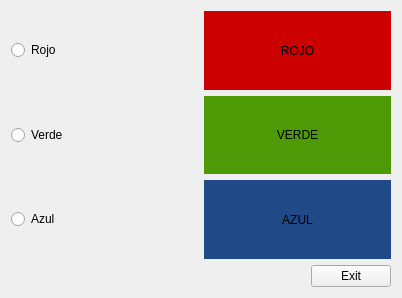
<?xml version="1.0" encoding="UTF-8"?>
<ui version="4.0">
 <class>Form</class>
 <widget class="QWidget" name="Form">
  <property name="geometry">
   <rect>
    <x>0</x>
    <y>0</y>
    <width>402</width>
    <height>298</height>
   </rect>
  </property>
  <property name="windowTitle">
   <string>Form</string>
  </property>
  <layout class="QGridLayout" name="gridLayout">
   <item row="0" column="0" colspan="2">
    <layout class="QVBoxLayout" name="verticalLayout">
     <item>
      <layout class="QHBoxLayout" name="horizontalLayout">
       <item>
        <widget class="QRadioButton" name="radioButton">
         <property name="text">
          <string>Rojo</string>
         </property>
        </widget>
       </item>
       <item>
        <widget class="QLabel" name="label">
         <property name="palette">
          <palette>
           <active>
            <colorrole role="WindowText">
             <brush brushstyle="SolidPattern">
              <color alpha="255">
               <red>0</red>
               <green>0</green>
               <blue>0</blue>
              </color>
             </brush>
            </colorrole>
            <colorrole role="Button">
             <brush brushstyle="SolidPattern">
              <color alpha="255">
               <red>204</red>
               <green>0</green>
               <blue>0</blue>
              </color>
             </brush>
            </colorrole>
            <colorrole role="Light">
             <brush brushstyle="SolidPattern">
              <color alpha="255">
               <red>255</red>
               <green>51</green>
               <blue>51</blue>
              </color>
             </brush>
            </colorrole>
            <colorrole role="Midlight">
             <brush brushstyle="SolidPattern">
              <color alpha="255">
               <red>229</red>
               <green>25</green>
               <blue>25</blue>
              </color>
             </brush>
            </colorrole>
            <colorrole role="Dark">
             <brush brushstyle="SolidPattern">
              <color alpha="255">
               <red>102</red>
               <green>0</green>
               <blue>0</blue>
              </color>
             </brush>
            </colorrole>
            <colorrole role="Mid">
             <brush brushstyle="SolidPattern">
              <color alpha="255">
               <red>136</red>
               <green>0</green>
               <blue>0</blue>
              </color>
             </brush>
            </colorrole>
            <colorrole role="Text">
             <brush brushstyle="SolidPattern">
              <color alpha="255">
               <red>0</red>
               <green>0</green>
               <blue>0</blue>
              </color>
             </brush>
            </colorrole>
            <colorrole role="BrightText">
             <brush brushstyle="SolidPattern">
              <color alpha="255">
               <red>255</red>
               <green>255</green>
               <blue>255</blue>
              </color>
             </brush>
            </colorrole>
            <colorrole role="ButtonText">
             <brush brushstyle="SolidPattern">
              <color alpha="255">
               <red>0</red>
               <green>0</green>
               <blue>0</blue>
              </color>
             </brush>
            </colorrole>
            <colorrole role="Base">
             <brush brushstyle="SolidPattern">
              <color alpha="255">
               <red>255</red>
               <green>255</green>
               <blue>255</blue>
              </color>
             </brush>
            </colorrole>
            <colorrole role="Window">
             <brush brushstyle="SolidPattern">
              <color alpha="255">
               <red>204</red>
               <green>0</green>
               <blue>0</blue>
              </color>
             </brush>
            </colorrole>
            <colorrole role="Shadow">
             <brush brushstyle="SolidPattern">
              <color alpha="255">
               <red>0</red>
               <green>0</green>
               <blue>0</blue>
              </color>
             </brush>
            </colorrole>
            <colorrole role="AlternateBase">
             <brush brushstyle="SolidPattern">
              <color alpha="255">
               <red>229</red>
               <green>127</green>
               <blue>127</blue>
              </color>
             </brush>
            </colorrole>
            <colorrole role="ToolTipBase">
             <brush brushstyle="SolidPattern">
              <color alpha="255">
               <red>255</red>
               <green>255</green>
               <blue>220</blue>
              </color>
             </brush>
            </colorrole>
            <colorrole role="ToolTipText">
             <brush brushstyle="SolidPattern">
              <color alpha="255">
               <red>0</red>
               <green>0</green>
               <blue>0</blue>
              </color>
             </brush>
            </colorrole>
            <colorrole role="PlaceholderText">
             <brush brushstyle="SolidPattern">
              <color alpha="128">
               <red>0</red>
               <green>0</green>
               <blue>0</blue>
              </color>
             </brush>
            </colorrole>
           </active>
           <inactive>
            <colorrole role="WindowText">
             <brush brushstyle="SolidPattern">
              <color alpha="255">
               <red>0</red>
               <green>0</green>
               <blue>0</blue>
              </color>
             </brush>
            </colorrole>
            <colorrole role="Button">
             <brush brushstyle="SolidPattern">
              <color alpha="255">
               <red>204</red>
               <green>0</green>
               <blue>0</blue>
              </color>
             </brush>
            </colorrole>
            <colorrole role="Light">
             <brush brushstyle="SolidPattern">
              <color alpha="255">
               <red>255</red>
               <green>51</green>
               <blue>51</blue>
              </color>
             </brush>
            </colorrole>
            <colorrole role="Midlight">
             <brush brushstyle="SolidPattern">
              <color alpha="255">
               <red>229</red>
               <green>25</green>
               <blue>25</blue>
              </color>
             </brush>
            </colorrole>
            <colorrole role="Dark">
             <brush brushstyle="SolidPattern">
              <color alpha="255">
               <red>102</red>
               <green>0</green>
               <blue>0</blue>
              </color>
             </brush>
            </colorrole>
            <colorrole role="Mid">
             <brush brushstyle="SolidPattern">
              <color alpha="255">
               <red>136</red>
               <green>0</green>
               <blue>0</blue>
              </color>
             </brush>
            </colorrole>
            <colorrole role="Text">
             <brush brushstyle="SolidPattern">
              <color alpha="255">
               <red>0</red>
               <green>0</green>
               <blue>0</blue>
              </color>
             </brush>
            </colorrole>
            <colorrole role="BrightText">
             <brush brushstyle="SolidPattern">
              <color alpha="255">
               <red>255</red>
               <green>255</green>
               <blue>255</blue>
              </color>
             </brush>
            </colorrole>
            <colorrole role="ButtonText">
             <brush brushstyle="SolidPattern">
              <color alpha="255">
               <red>0</red>
               <green>0</green>
               <blue>0</blue>
              </color>
             </brush>
            </colorrole>
            <colorrole role="Base">
             <brush brushstyle="SolidPattern">
              <color alpha="255">
               <red>255</red>
               <green>255</green>
               <blue>255</blue>
              </color>
             </brush>
            </colorrole>
            <colorrole role="Window">
             <brush brushstyle="SolidPattern">
              <color alpha="255">
               <red>204</red>
               <green>0</green>
               <blue>0</blue>
              </color>
             </brush>
            </colorrole>
            <colorrole role="Shadow">
             <brush brushstyle="SolidPattern">
              <color alpha="255">
               <red>0</red>
               <green>0</green>
               <blue>0</blue>
              </color>
             </brush>
            </colorrole>
            <colorrole role="AlternateBase">
             <brush brushstyle="SolidPattern">
              <color alpha="255">
               <red>229</red>
               <green>127</green>
               <blue>127</blue>
              </color>
             </brush>
            </colorrole>
            <colorrole role="ToolTipBase">
             <brush brushstyle="SolidPattern">
              <color alpha="255">
               <red>255</red>
               <green>255</green>
               <blue>220</blue>
              </color>
             </brush>
            </colorrole>
            <colorrole role="ToolTipText">
             <brush brushstyle="SolidPattern">
              <color alpha="255">
               <red>0</red>
               <green>0</green>
               <blue>0</blue>
              </color>
             </brush>
            </colorrole>
            <colorrole role="PlaceholderText">
             <brush brushstyle="SolidPattern">
              <color alpha="128">
               <red>0</red>
               <green>0</green>
               <blue>0</blue>
              </color>
             </brush>
            </colorrole>
           </inactive>
           <disabled>
            <colorrole role="WindowText">
             <brush brushstyle="SolidPattern">
              <color alpha="255">
               <red>102</red>
               <green>0</green>
               <blue>0</blue>
              </color>
             </brush>
            </colorrole>
            <colorrole role="Button">
             <brush brushstyle="SolidPattern">
              <color alpha="255">
               <red>204</red>
               <green>0</green>
               <blue>0</blue>
              </color>
             </brush>
            </colorrole>
            <colorrole role="Light">
             <brush brushstyle="SolidPattern">
              <color alpha="255">
               <red>255</red>
               <green>51</green>
               <blue>51</blue>
              </color>
             </brush>
            </colorrole>
            <colorrole role="Midlight">
             <brush brushstyle="SolidPattern">
              <color alpha="255">
               <red>229</red>
               <green>25</green>
               <blue>25</blue>
              </color>
             </brush>
            </colorrole>
            <colorrole role="Dark">
             <brush brushstyle="SolidPattern">
              <color alpha="255">
               <red>102</red>
               <green>0</green>
               <blue>0</blue>
              </color>
             </brush>
            </colorrole>
            <colorrole role="Mid">
             <brush brushstyle="SolidPattern">
              <color alpha="255">
               <red>136</red>
               <green>0</green>
               <blue>0</blue>
              </color>
             </brush>
            </colorrole>
            <colorrole role="Text">
             <brush brushstyle="SolidPattern">
              <color alpha="255">
               <red>102</red>
               <green>0</green>
               <blue>0</blue>
              </color>
             </brush>
            </colorrole>
            <colorrole role="BrightText">
             <brush brushstyle="SolidPattern">
              <color alpha="255">
               <red>255</red>
               <green>255</green>
               <blue>255</blue>
              </color>
             </brush>
            </colorrole>
            <colorrole role="ButtonText">
             <brush brushstyle="SolidPattern">
              <color alpha="255">
               <red>102</red>
               <green>0</green>
               <blue>0</blue>
              </color>
             </brush>
            </colorrole>
            <colorrole role="Base">
             <brush brushstyle="SolidPattern">
              <color alpha="255">
               <red>204</red>
               <green>0</green>
               <blue>0</blue>
              </color>
             </brush>
            </colorrole>
            <colorrole role="Window">
             <brush brushstyle="SolidPattern">
              <color alpha="255">
               <red>204</red>
               <green>0</green>
               <blue>0</blue>
              </color>
             </brush>
            </colorrole>
            <colorrole role="Shadow">
             <brush brushstyle="SolidPattern">
              <color alpha="255">
               <red>0</red>
               <green>0</green>
               <blue>0</blue>
              </color>
             </brush>
            </colorrole>
            <colorrole role="AlternateBase">
             <brush brushstyle="SolidPattern">
              <color alpha="255">
               <red>204</red>
               <green>0</green>
               <blue>0</blue>
              </color>
             </brush>
            </colorrole>
            <colorrole role="ToolTipBase">
             <brush brushstyle="SolidPattern">
              <color alpha="255">
               <red>255</red>
               <green>255</green>
               <blue>220</blue>
              </color>
             </brush>
            </colorrole>
            <colorrole role="ToolTipText">
             <brush brushstyle="SolidPattern">
              <color alpha="255">
               <red>0</red>
               <green>0</green>
               <blue>0</blue>
              </color>
             </brush>
            </colorrole>
            <colorrole role="PlaceholderText">
             <brush brushstyle="SolidPattern">
              <color alpha="128">
               <red>0</red>
               <green>0</green>
               <blue>0</blue>
              </color>
             </brush>
            </colorrole>
           </disabled>
          </palette>
         </property>
         <property name="autoFillBackground">
          <bool>true</bool>
         </property>
         <property name="text">
          <string>ROJO</string>
         </property>
         <property name="textFormat">
          <enum>Qt::AutoText</enum>
         </property>
         <property name="alignment">
          <set>Qt::AlignCenter</set>
         </property>
        </widget>
       </item>
      </layout>
     </item>
     <item>
      <layout class="QHBoxLayout" name="horizontalLayout_4">
       <item>
        <widget class="QRadioButton" name="radioButton_4">
         <property name="text">
          <string>Verde</string>
         </property>
        </widget>
       </item>
       <item>
        <widget class="QLabel" name="label_4">
         <property name="palette">
          <palette>
           <active>
            <colorrole role="WindowText">
             <brush brushstyle="SolidPattern">
              <color alpha="255">
               <red>0</red>
               <green>0</green>
               <blue>0</blue>
              </color>
             </brush>
            </colorrole>
            <colorrole role="Button">
             <brush brushstyle="SolidPattern">
              <color alpha="255">
               <red>78</red>
               <green>154</green>
               <blue>6</blue>
              </color>
             </brush>
            </colorrole>
            <colorrole role="Light">
             <brush brushstyle="SolidPattern">
              <color alpha="255">
               <red>117</red>
               <green>231</green>
               <blue>9</blue>
              </color>
             </brush>
            </colorrole>
            <colorrole role="Midlight">
             <brush brushstyle="SolidPattern">
              <color alpha="255">
               <red>97</red>
               <green>192</green>
               <blue>7</blue>
              </color>
             </brush>
            </colorrole>
            <colorrole role="Dark">
             <brush brushstyle="SolidPattern">
              <color alpha="255">
               <red>39</red>
               <green>77</green>
               <blue>3</blue>
              </color>
             </brush>
            </colorrole>
            <colorrole role="Mid">
             <brush brushstyle="SolidPattern">
              <color alpha="255">
               <red>52</red>
               <green>103</green>
               <blue>4</blue>
              </color>
             </brush>
            </colorrole>
            <colorrole role="Text">
             <brush brushstyle="SolidPattern">
              <color alpha="255">
               <red>0</red>
               <green>0</green>
               <blue>0</blue>
              </color>
             </brush>
            </colorrole>
            <colorrole role="BrightText">
             <brush brushstyle="SolidPattern">
              <color alpha="255">
               <red>255</red>
               <green>255</green>
               <blue>255</blue>
              </color>
             </brush>
            </colorrole>
            <colorrole role="ButtonText">
             <brush brushstyle="SolidPattern">
              <color alpha="255">
               <red>0</red>
               <green>0</green>
               <blue>0</blue>
              </color>
             </brush>
            </colorrole>
            <colorrole role="Base">
             <brush brushstyle="SolidPattern">
              <color alpha="255">
               <red>255</red>
               <green>255</green>
               <blue>255</blue>
              </color>
             </brush>
            </colorrole>
            <colorrole role="Window">
             <brush brushstyle="SolidPattern">
              <color alpha="255">
               <red>78</red>
               <green>154</green>
               <blue>6</blue>
              </color>
             </brush>
            </colorrole>
            <colorrole role="Shadow">
             <brush brushstyle="SolidPattern">
              <color alpha="255">
               <red>0</red>
               <green>0</green>
               <blue>0</blue>
              </color>
             </brush>
            </colorrole>
            <colorrole role="AlternateBase">
             <brush brushstyle="SolidPattern">
              <color alpha="255">
               <red>166</red>
               <green>204</green>
               <blue>130</blue>
              </color>
             </brush>
            </colorrole>
            <colorrole role="ToolTipBase">
             <brush brushstyle="SolidPattern">
              <color alpha="255">
               <red>255</red>
               <green>255</green>
               <blue>220</blue>
              </color>
             </brush>
            </colorrole>
            <colorrole role="ToolTipText">
             <brush brushstyle="SolidPattern">
              <color alpha="255">
               <red>0</red>
               <green>0</green>
               <blue>0</blue>
              </color>
             </brush>
            </colorrole>
            <colorrole role="PlaceholderText">
             <brush brushstyle="SolidPattern">
              <color alpha="128">
               <red>0</red>
               <green>0</green>
               <blue>0</blue>
              </color>
             </brush>
            </colorrole>
           </active>
           <inactive>
            <colorrole role="WindowText">
             <brush brushstyle="SolidPattern">
              <color alpha="255">
               <red>0</red>
               <green>0</green>
               <blue>0</blue>
              </color>
             </brush>
            </colorrole>
            <colorrole role="Button">
             <brush brushstyle="SolidPattern">
              <color alpha="255">
               <red>78</red>
               <green>154</green>
               <blue>6</blue>
              </color>
             </brush>
            </colorrole>
            <colorrole role="Light">
             <brush brushstyle="SolidPattern">
              <color alpha="255">
               <red>117</red>
               <green>231</green>
               <blue>9</blue>
              </color>
             </brush>
            </colorrole>
            <colorrole role="Midlight">
             <brush brushstyle="SolidPattern">
              <color alpha="255">
               <red>97</red>
               <green>192</green>
               <blue>7</blue>
              </color>
             </brush>
            </colorrole>
            <colorrole role="Dark">
             <brush brushstyle="SolidPattern">
              <color alpha="255">
               <red>39</red>
               <green>77</green>
               <blue>3</blue>
              </color>
             </brush>
            </colorrole>
            <colorrole role="Mid">
             <brush brushstyle="SolidPattern">
              <color alpha="255">
               <red>52</red>
               <green>103</green>
               <blue>4</blue>
              </color>
             </brush>
            </colorrole>
            <colorrole role="Text">
             <brush brushstyle="SolidPattern">
              <color alpha="255">
               <red>0</red>
               <green>0</green>
               <blue>0</blue>
              </color>
             </brush>
            </colorrole>
            <colorrole role="BrightText">
             <brush brushstyle="SolidPattern">
              <color alpha="255">
               <red>255</red>
               <green>255</green>
               <blue>255</blue>
              </color>
             </brush>
            </colorrole>
            <colorrole role="ButtonText">
             <brush brushstyle="SolidPattern">
              <color alpha="255">
               <red>0</red>
               <green>0</green>
               <blue>0</blue>
              </color>
             </brush>
            </colorrole>
            <colorrole role="Base">
             <brush brushstyle="SolidPattern">
              <color alpha="255">
               <red>255</red>
               <green>255</green>
               <blue>255</blue>
              </color>
             </brush>
            </colorrole>
            <colorrole role="Window">
             <brush brushstyle="SolidPattern">
              <color alpha="255">
               <red>78</red>
               <green>154</green>
               <blue>6</blue>
              </color>
             </brush>
            </colorrole>
            <colorrole role="Shadow">
             <brush brushstyle="SolidPattern">
              <color alpha="255">
               <red>0</red>
               <green>0</green>
               <blue>0</blue>
              </color>
             </brush>
            </colorrole>
            <colorrole role="AlternateBase">
             <brush brushstyle="SolidPattern">
              <color alpha="255">
               <red>166</red>
               <green>204</green>
               <blue>130</blue>
              </color>
             </brush>
            </colorrole>
            <colorrole role="ToolTipBase">
             <brush brushstyle="SolidPattern">
              <color alpha="255">
               <red>255</red>
               <green>255</green>
               <blue>220</blue>
              </color>
             </brush>
            </colorrole>
            <colorrole role="ToolTipText">
             <brush brushstyle="SolidPattern">
              <color alpha="255">
               <red>0</red>
               <green>0</green>
               <blue>0</blue>
              </color>
             </brush>
            </colorrole>
            <colorrole role="PlaceholderText">
             <brush brushstyle="SolidPattern">
              <color alpha="128">
               <red>0</red>
               <green>0</green>
               <blue>0</blue>
              </color>
             </brush>
            </colorrole>
           </inactive>
           <disabled>
            <colorrole role="WindowText">
             <brush brushstyle="SolidPattern">
              <color alpha="255">
               <red>39</red>
               <green>77</green>
               <blue>3</blue>
              </color>
             </brush>
            </colorrole>
            <colorrole role="Button">
             <brush brushstyle="SolidPattern">
              <color alpha="255">
               <red>78</red>
               <green>154</green>
               <blue>6</blue>
              </color>
             </brush>
            </colorrole>
            <colorrole role="Light">
             <brush brushstyle="SolidPattern">
              <color alpha="255">
               <red>117</red>
               <green>231</green>
               <blue>9</blue>
              </color>
             </brush>
            </colorrole>
            <colorrole role="Midlight">
             <brush brushstyle="SolidPattern">
              <color alpha="255">
               <red>97</red>
               <green>192</green>
               <blue>7</blue>
              </color>
             </brush>
            </colorrole>
            <colorrole role="Dark">
             <brush brushstyle="SolidPattern">
              <color alpha="255">
               <red>39</red>
               <green>77</green>
               <blue>3</blue>
              </color>
             </brush>
            </colorrole>
            <colorrole role="Mid">
             <brush brushstyle="SolidPattern">
              <color alpha="255">
               <red>52</red>
               <green>103</green>
               <blue>4</blue>
              </color>
             </brush>
            </colorrole>
            <colorrole role="Text">
             <brush brushstyle="SolidPattern">
              <color alpha="255">
               <red>39</red>
               <green>77</green>
               <blue>3</blue>
              </color>
             </brush>
            </colorrole>
            <colorrole role="BrightText">
             <brush brushstyle="SolidPattern">
              <color alpha="255">
               <red>255</red>
               <green>255</green>
               <blue>255</blue>
              </color>
             </brush>
            </colorrole>
            <colorrole role="ButtonText">
             <brush brushstyle="SolidPattern">
              <color alpha="255">
               <red>39</red>
               <green>77</green>
               <blue>3</blue>
              </color>
             </brush>
            </colorrole>
            <colorrole role="Base">
             <brush brushstyle="SolidPattern">
              <color alpha="255">
               <red>78</red>
               <green>154</green>
               <blue>6</blue>
              </color>
             </brush>
            </colorrole>
            <colorrole role="Window">
             <brush brushstyle="SolidPattern">
              <color alpha="255">
               <red>78</red>
               <green>154</green>
               <blue>6</blue>
              </color>
             </brush>
            </colorrole>
            <colorrole role="Shadow">
             <brush brushstyle="SolidPattern">
              <color alpha="255">
               <red>0</red>
               <green>0</green>
               <blue>0</blue>
              </color>
             </brush>
            </colorrole>
            <colorrole role="AlternateBase">
             <brush brushstyle="SolidPattern">
              <color alpha="255">
               <red>78</red>
               <green>154</green>
               <blue>6</blue>
              </color>
             </brush>
            </colorrole>
            <colorrole role="ToolTipBase">
             <brush brushstyle="SolidPattern">
              <color alpha="255">
               <red>255</red>
               <green>255</green>
               <blue>220</blue>
              </color>
             </brush>
            </colorrole>
            <colorrole role="ToolTipText">
             <brush brushstyle="SolidPattern">
              <color alpha="255">
               <red>0</red>
               <green>0</green>
               <blue>0</blue>
              </color>
             </brush>
            </colorrole>
            <colorrole role="PlaceholderText">
             <brush brushstyle="SolidPattern">
              <color alpha="128">
               <red>0</red>
               <green>0</green>
               <blue>0</blue>
              </color>
             </brush>
            </colorrole>
           </disabled>
          </palette>
         </property>
         <property name="autoFillBackground">
          <bool>true</bool>
         </property>
         <property name="text">
          <string>VERDE</string>
         </property>
         <property name="alignment">
          <set>Qt::AlignCenter</set>
         </property>
        </widget>
       </item>
      </layout>
     </item>
     <item>
      <layout class="QHBoxLayout" name="horizontalLayout_5">
       <item>
        <widget class="QRadioButton" name="radioButton_5">
         <property name="text">
          <string>Azul</string>
         </property>
        </widget>
       </item>
       <item>
        <widget class="QLabel" name="label_5">
         <property name="palette">
          <palette>
           <active>
            <colorrole role="WindowText">
             <brush brushstyle="SolidPattern">
              <color alpha="255">
               <red>0</red>
               <green>0</green>
               <blue>0</blue>
              </color>
             </brush>
            </colorrole>
            <colorrole role="Button">
             <brush brushstyle="SolidPattern">
              <color alpha="255">
               <red>32</red>
               <green>74</green>
               <blue>135</blue>
              </color>
             </brush>
            </colorrole>
            <colorrole role="Light">
             <brush brushstyle="SolidPattern">
              <color alpha="255">
               <red>48</red>
               <green>111</green>
               <blue>203</blue>
              </color>
             </brush>
            </colorrole>
            <colorrole role="Midlight">
             <brush brushstyle="SolidPattern">
              <color alpha="255">
               <red>40</red>
               <green>92</green>
               <blue>169</blue>
              </color>
             </brush>
            </colorrole>
            <colorrole role="Dark">
             <brush brushstyle="SolidPattern">
              <color alpha="255">
               <red>16</red>
               <green>37</green>
               <blue>67</blue>
              </color>
             </brush>
            </colorrole>
            <colorrole role="Mid">
             <brush brushstyle="SolidPattern">
              <color alpha="255">
               <red>21</red>
               <green>49</green>
               <blue>90</blue>
              </color>
             </brush>
            </colorrole>
            <colorrole role="Text">
             <brush brushstyle="SolidPattern">
              <color alpha="255">
               <red>0</red>
               <green>0</green>
               <blue>0</blue>
              </color>
             </brush>
            </colorrole>
            <colorrole role="BrightText">
             <brush brushstyle="SolidPattern">
              <color alpha="255">
               <red>255</red>
               <green>255</green>
               <blue>255</blue>
              </color>
             </brush>
            </colorrole>
            <colorrole role="ButtonText">
             <brush brushstyle="SolidPattern">
              <color alpha="255">
               <red>0</red>
               <green>0</green>
               <blue>0</blue>
              </color>
             </brush>
            </colorrole>
            <colorrole role="Base">
             <brush brushstyle="SolidPattern">
              <color alpha="255">
               <red>255</red>
               <green>255</green>
               <blue>255</blue>
              </color>
             </brush>
            </colorrole>
            <colorrole role="Window">
             <brush brushstyle="SolidPattern">
              <color alpha="255">
               <red>32</red>
               <green>74</green>
               <blue>135</blue>
              </color>
             </brush>
            </colorrole>
            <colorrole role="Shadow">
             <brush brushstyle="SolidPattern">
              <color alpha="255">
               <red>0</red>
               <green>0</green>
               <blue>0</blue>
              </color>
             </brush>
            </colorrole>
            <colorrole role="AlternateBase">
             <brush brushstyle="SolidPattern">
              <color alpha="255">
               <red>143</red>
               <green>164</green>
               <blue>195</blue>
              </color>
             </brush>
            </colorrole>
            <colorrole role="ToolTipBase">
             <brush brushstyle="SolidPattern">
              <color alpha="255">
               <red>255</red>
               <green>255</green>
               <blue>220</blue>
              </color>
             </brush>
            </colorrole>
            <colorrole role="ToolTipText">
             <brush brushstyle="SolidPattern">
              <color alpha="255">
               <red>0</red>
               <green>0</green>
               <blue>0</blue>
              </color>
             </brush>
            </colorrole>
            <colorrole role="PlaceholderText">
             <brush brushstyle="SolidPattern">
              <color alpha="128">
               <red>0</red>
               <green>0</green>
               <blue>0</blue>
              </color>
             </brush>
            </colorrole>
           </active>
           <inactive>
            <colorrole role="WindowText">
             <brush brushstyle="SolidPattern">
              <color alpha="255">
               <red>0</red>
               <green>0</green>
               <blue>0</blue>
              </color>
             </brush>
            </colorrole>
            <colorrole role="Button">
             <brush brushstyle="SolidPattern">
              <color alpha="255">
               <red>32</red>
               <green>74</green>
               <blue>135</blue>
              </color>
             </brush>
            </colorrole>
            <colorrole role="Light">
             <brush brushstyle="SolidPattern">
              <color alpha="255">
               <red>48</red>
               <green>111</green>
               <blue>203</blue>
              </color>
             </brush>
            </colorrole>
            <colorrole role="Midlight">
             <brush brushstyle="SolidPattern">
              <color alpha="255">
               <red>40</red>
               <green>92</green>
               <blue>169</blue>
              </color>
             </brush>
            </colorrole>
            <colorrole role="Dark">
             <brush brushstyle="SolidPattern">
              <color alpha="255">
               <red>16</red>
               <green>37</green>
               <blue>67</blue>
              </color>
             </brush>
            </colorrole>
            <colorrole role="Mid">
             <brush brushstyle="SolidPattern">
              <color alpha="255">
               <red>21</red>
               <green>49</green>
               <blue>90</blue>
              </color>
             </brush>
            </colorrole>
            <colorrole role="Text">
             <brush brushstyle="SolidPattern">
              <color alpha="255">
               <red>0</red>
               <green>0</green>
               <blue>0</blue>
              </color>
             </brush>
            </colorrole>
            <colorrole role="BrightText">
             <brush brushstyle="SolidPattern">
              <color alpha="255">
               <red>255</red>
               <green>255</green>
               <blue>255</blue>
              </color>
             </brush>
            </colorrole>
            <colorrole role="ButtonText">
             <brush brushstyle="SolidPattern">
              <color alpha="255">
               <red>0</red>
               <green>0</green>
               <blue>0</blue>
              </color>
             </brush>
            </colorrole>
            <colorrole role="Base">
             <brush brushstyle="SolidPattern">
              <color alpha="255">
               <red>255</red>
               <green>255</green>
               <blue>255</blue>
              </color>
             </brush>
            </colorrole>
            <colorrole role="Window">
             <brush brushstyle="SolidPattern">
              <color alpha="255">
               <red>32</red>
               <green>74</green>
               <blue>135</blue>
              </color>
             </brush>
            </colorrole>
            <colorrole role="Shadow">
             <brush brushstyle="SolidPattern">
              <color alpha="255">
               <red>0</red>
               <green>0</green>
               <blue>0</blue>
              </color>
             </brush>
            </colorrole>
            <colorrole role="AlternateBase">
             <brush brushstyle="SolidPattern">
              <color alpha="255">
               <red>143</red>
               <green>164</green>
               <blue>195</blue>
              </color>
             </brush>
            </colorrole>
            <colorrole role="ToolTipBase">
             <brush brushstyle="SolidPattern">
              <color alpha="255">
               <red>255</red>
               <green>255</green>
               <blue>220</blue>
              </color>
             </brush>
            </colorrole>
            <colorrole role="ToolTipText">
             <brush brushstyle="SolidPattern">
              <color alpha="255">
               <red>0</red>
               <green>0</green>
               <blue>0</blue>
              </color>
             </brush>
            </colorrole>
            <colorrole role="PlaceholderText">
             <brush brushstyle="SolidPattern">
              <color alpha="128">
               <red>0</red>
               <green>0</green>
               <blue>0</blue>
              </color>
             </brush>
            </colorrole>
           </inactive>
           <disabled>
            <colorrole role="WindowText">
             <brush brushstyle="SolidPattern">
              <color alpha="255">
               <red>16</red>
               <green>37</green>
               <blue>67</blue>
              </color>
             </brush>
            </colorrole>
            <colorrole role="Button">
             <brush brushstyle="SolidPattern">
              <color alpha="255">
               <red>32</red>
               <green>74</green>
               <blue>135</blue>
              </color>
             </brush>
            </colorrole>
            <colorrole role="Light">
             <brush brushstyle="SolidPattern">
              <color alpha="255">
               <red>48</red>
               <green>111</green>
               <blue>203</blue>
              </color>
             </brush>
            </colorrole>
            <colorrole role="Midlight">
             <brush brushstyle="SolidPattern">
              <color alpha="255">
               <red>40</red>
               <green>92</green>
               <blue>169</blue>
              </color>
             </brush>
            </colorrole>
            <colorrole role="Dark">
             <brush brushstyle="SolidPattern">
              <color alpha="255">
               <red>16</red>
               <green>37</green>
               <blue>67</blue>
              </color>
             </brush>
            </colorrole>
            <colorrole role="Mid">
             <brush brushstyle="SolidPattern">
              <color alpha="255">
               <red>21</red>
               <green>49</green>
               <blue>90</blue>
              </color>
             </brush>
            </colorrole>
            <colorrole role="Text">
             <brush brushstyle="SolidPattern">
              <color alpha="255">
               <red>16</red>
               <green>37</green>
               <blue>67</blue>
              </color>
             </brush>
            </colorrole>
            <colorrole role="BrightText">
             <brush brushstyle="SolidPattern">
              <color alpha="255">
               <red>255</red>
               <green>255</green>
               <blue>255</blue>
              </color>
             </brush>
            </colorrole>
            <colorrole role="ButtonText">
             <brush brushstyle="SolidPattern">
              <color alpha="255">
               <red>16</red>
               <green>37</green>
               <blue>67</blue>
              </color>
             </brush>
            </colorrole>
            <colorrole role="Base">
             <brush brushstyle="SolidPattern">
              <color alpha="255">
               <red>32</red>
               <green>74</green>
               <blue>135</blue>
              </color>
             </brush>
            </colorrole>
            <colorrole role="Window">
             <brush brushstyle="SolidPattern">
              <color alpha="255">
               <red>32</red>
               <green>74</green>
               <blue>135</blue>
              </color>
             </brush>
            </colorrole>
            <colorrole role="Shadow">
             <brush brushstyle="SolidPattern">
              <color alpha="255">
               <red>0</red>
               <green>0</green>
               <blue>0</blue>
              </color>
             </brush>
            </colorrole>
            <colorrole role="AlternateBase">
             <brush brushstyle="SolidPattern">
              <color alpha="255">
               <red>32</red>
               <green>74</green>
               <blue>135</blue>
              </color>
             </brush>
            </colorrole>
            <colorrole role="ToolTipBase">
             <brush brushstyle="SolidPattern">
              <color alpha="255">
               <red>255</red>
               <green>255</green>
               <blue>220</blue>
              </color>
             </brush>
            </colorrole>
            <colorrole role="ToolTipText">
             <brush brushstyle="SolidPattern">
              <color alpha="255">
               <red>0</red>
               <green>0</green>
               <blue>0</blue>
              </color>
             </brush>
            </colorrole>
            <colorrole role="PlaceholderText">
             <brush brushstyle="SolidPattern">
              <color alpha="128">
               <red>0</red>
               <green>0</green>
               <blue>0</blue>
              </color>
             </brush>
            </colorrole>
           </disabled>
          </palette>
         </property>
         <property name="autoFillBackground">
          <bool>true</bool>
         </property>
         <property name="text">
          <string>AZUL</string>
         </property>
         <property name="alignment">
          <set>Qt::AlignCenter</set>
         </property>
        </widget>
       </item>
      </layout>
     </item>
    </layout>
   </item>
   <item row="1" column="0">
    <spacer name="horizontalSpacer">
     <property name="orientation">
      <enum>Qt::Horizontal</enum>
     </property>
     <property name="sizeHint" stdset="0">
      <size>
       <width>295</width>
       <height>20</height>
      </size>
     </property>
    </spacer>
   </item>
   <item row="1" column="1">
    <widget class="QPushButton" name="pushButton">
     <property name="text">
      <string>Exit</string>
     </property>
    </widget>
   </item>
  </layout>
 </widget>
 <resources/>
 <connections>
  <connection>
   <sender>pushButton</sender>
   <signal>clicked()</signal>
   <receiver>Form</receiver>
   <slot>close()</slot>
   <hints>
    <hint type="sourcelabel">
     <x>337</x>
     <y>274</y>
    </hint>
    <hint type="destinationlabel">
     <x>201</x>
     <y>260</y>
    </hint>
   </hints>
  </connection>
 </connections>
</ui>
